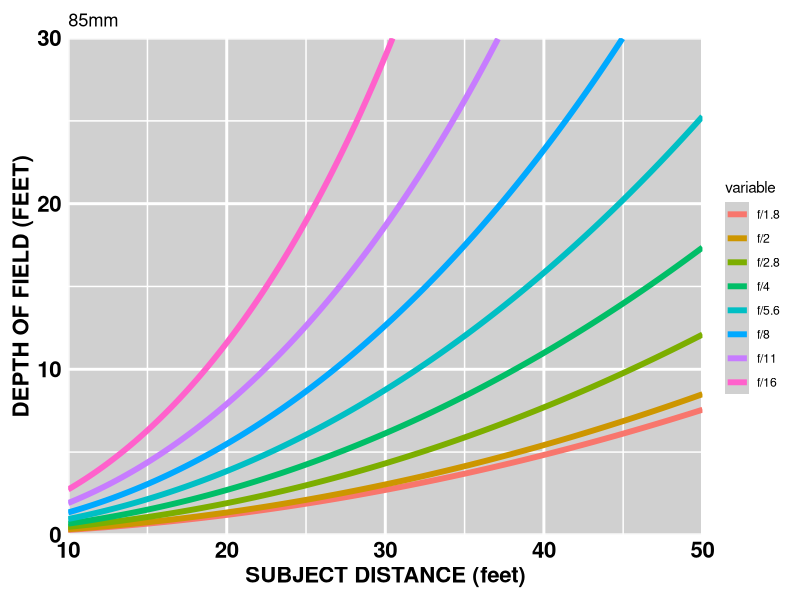
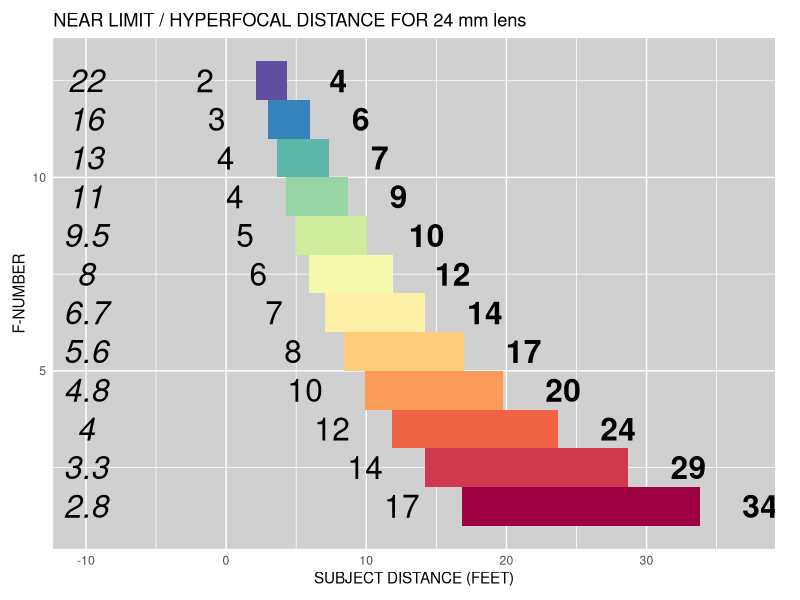

Reproduce these figures in R, in order.
require(ggplot2)
require(reshape2)
require(RColorBrewer)

# --------------------------------------------------------
# THIS SCRIPT GENERATES A DEPTH OF FIELD PLOT
# (X-AXIS = SUBJECT DISTANCE IN FEET, Y-AXIS = DEPTH OF FIELD IN FEET)
# FOR A SINGLE FOCAL LENGTH AT APERTURE VALUES OF YOUR CHOOSING

# --------------------------------------------------------
# CONFIGURE CHART HERE:
c <- 0.020 # circle of confusion (0.020 for Nikon APS-C cameras)

# Which f-stops do you want to plot?
# Hack alert: use '12' for the 1/3-stop f/13 (AV=7.333)
#             use '13' for the 1/2-stop f/13 (AV=7.5)

# My 85mm lens
f <- 85
myfstops <- c(1.8, 2, 2.8, 4, 5.6, 8, 11, 16) # for 85mm
s.min <- 10 # minimum subject distance in feet
s.max <- 50 # maximum subject distsance in feet
dof.min <- 0
dof.max <- 30

# My 24mm lens
#f <- 24
#myfstops <- c(2.8, 4, 5.6, 8, 11, 16, 22) # for 24mm
#s.min <- 0 # minimum subject distance in feet
#s.max <- 10 # maximum subject distsance in feet
#dof.min <- 0
#dof.max <- 20

# --------------------------------------------------------
# CALCULATE LIST OF TRUE F-NUMBERS
av <- c()
for ( i in seq(1,11) ) {
  av <- c(av, i, i+1/3, i+0.5, i+2/3)
}
av <- c(av,12)
fstop.true <- sapply(av, function(x) {return(2^(x/2))})

# These are the common/standard f-numbers:
fstop.label <- c(
  '1.4', '1.6', '1.7', '1.8',
  '2',   '2.2', '2.4', '2.5',
  '2.8', '3.2', '3.3', '3.5',
  '4',   '4.5', '4.8', '5',
  '5.6', '6.3', '6.7', '7.1',
  '8',   '9',   '9.5', '10',
  '11',  '12',  '13',  '14',
  '16',  '18',  '19',  '20',
  '22',  '25',  '27',  '29',
  '32',  '36',  '38',  '40',
  '45',  '51',  '54',  '57',
  '64'
)
aperture <- data.frame(cbind(fstop.true), row.names=fstop.label)

# --------------------------------------------------------
# params: f = focal length (mm)
#         c = circle of confusion (mm)
#         N = f/Number
# --------------------------------------------------------
hyperfocal.distance <- function(f, c, N) {
  # N = f/number
  return(f + f^2 / (N*c))
}

# --------------------------------------------------------
# --------------------------------------------------------
feet.to.mm <- function(ft) {
  return(ft / 0.00328084)
}

# --------------------------------------------------------
# --------------------------------------------------------
mm.to.feet <- function(mm) {
  return(mm * 0.00328084)
}

# --------------------------------------------------------
# params: f = focal length (mm)
#         c = circle of confusion (mm)
#         N = f/Number
#         s = subject distance (mm)
# --------------------------------------------------------
dof.nearlimit <- function(f, c, N, s) {
  h <- hyperfocal.distance(f, c, N)
  return( (h * s) / (h + s) )
}

# --------------------------------------------------------
# params: f = focal length (mm)
#         c = circle of confusion (mm)
#         N = f/Number
#         s = subject distance (mm)
# --------------------------------------------------------
dof.farlimit <- function(f, c, N, s) {
  h <- hyperfocal.distance(f, c, N)
  return( (h * s) / (h - s) )
}

# --------------------------------------------------------
# params: f = focal length (mm)
#         c = circle of confusion (mm)
#         N = f/Number
#         s = subject distance (mm)
# --------------------------------------------------------
dof <- function(f, c, N, s) {
  if ( s > hyperfocal.distance(f, c, N) ) {
    retval = NA
  }
  else {
    dfar <- dof.farlimit(f, c, N, s)
    dnear <- dof.nearlimit(f, c, N, s)
    retval <- dfar - dnear    
  }
  return(retval)
}

# --------------------------------------------------------
# Wrap the dof function using the globally assigned values
# for f, c, and N, as well as handling the mm/ft conversions
# --------------------------------------------------------
dof.wrapper <- function(x) {
  return(mm.to.feet(dof(f, c, N, feet.to.mm(x))))
}

# --------------------------------------------------------
# Wrap the hyperfocal distance using the globally assigned values
# for f and c, as well as handling the mm/ft conversions
# --------------------------------------------------------
hd.wrapper <- function(x) {
  return(mm.to.feet(hyperfocal.distance(f, c, x)))
}

# --------------------------------------------------------
# --------------------------------------------------------
nl.wrapper <- function(r) {
  return(
    mm.to.feet(dof.nearlimit(f, c, aperture[toString(r[1]),], feet.to.mm(r[2])))
  )
}

# --------------------------------------------------------
# Here's where all the work happens
# --------------------------------------------------------
linesize <- 2
textsize <- 8

# Build data frame for plotting
chart.x <- seq(s.min, s.max, length.out=1000)
df.plot <- data.frame(cbind(chart.x))
for ( myN in myfstops ) {
  N <- unlist(aperture[toString(myN),])
  d <- sapply(chart.x, function(x) {dof.wrapper(x)})
  column.names <- c(colnames(df.plot), paste('f/', myN, sep=''))
  df.plot <- data.frame(cbind(df.plot, d))
  colnames(df.plot) <- column.names
}

# Reshape the data for easier plotting
df.melt <- melt(df.plot, id.vars='chart.x')

ggplot(df.melt, aes(chart.x, value, color=variable)) +
  geom_line(size=linesize) +
  scale_x_continuous(name='SUBJECT DISTANCE (feet)', limits=c(s.min,s.max), breaks=seq(s.min,s.max,10), expand=c(0,0)) +
  scale_y_continuous(name='DEPTH OF FIELD (FEET)', limits=c(dof.min,dof.max), breaks=seq(dof.min,dof.max,10), expand=c(0,0)) +
  theme(
    axis.text=element_text(size=textsize*2, face='bold', color='black'),
    axis.title=element_text(size=textsize*2, face='bold'),
    panel.grid.major=element_line(colour='white', size=1),
    panel.grid.minor=element_line(colour='white', size=0.5),
    axis.ticks=element_blank(),
    panel.background=element_rect(fill='#D0D0D0', colour=NA),
    plot.margin = unit(c(0.125,0.125,0.125,0.125), "in")
  ) +
  scale_fill_brewer(palette="Spectral") +
  ggtitle(paste(f, 'mm', sep=''))


# Get the hyperfocal distances at each of my preferred f-stops

# 85mm
f <- 85
myfstops <- c(1.8, 2, 2.4, 2.8, 3.3, 4, 4.8, 5.6, 6.7, 8, 9.5, 11, 13, 16) # for 85mm

# 24mm
f <- 24
myfstops <- c(2.8, 3.3, 4, 4.8, 5.6, 6.7, 8, 9.5, 11, 13, 16, 22)

df.hd <- data.frame(cbind(myfstops))
colnames(df.hd) <- c('N')
hd <- sapply(myfstops, hd.wrapper)
df.hd <- data.frame(cbind(df.hd, hd))
nl <- apply(df.hd, 1, nl.wrapper)
df.hd <- data.frame(cbind(df.hd, nl))

df2.melt <- melt(df.hd, id.vars=c('hd', 'nl'))

# Add lo and hi columns (for plotting our rectangles)
df.hd <- data.frame(cbind(df.hd, seq(1,length(nl))))
df.hd <- data.frame(cbind(df.hd, seq(2,1+length(nl))))
colnames(df.hd) <- c('N', 'hd', 'nl', 'lo', 'hi')

getPalette <- colorRampPalette(brewer.pal(11, "Spectral"))

ggplot(df.hd, aes(fill=N)) +
  geom_rect(aes(xmin=nl, xmax=hd, ymin=lo, ymax=hi), fill=getPalette(length(nl))) +
  geom_text(aes(x=nl-3, y=lo+0.5, label=round(nl,0)), hjust=1, size=8) +
  geom_text(aes(x=hd+3, y=lo+0.5, label=round(hd,0)), hjust=0, size=8, fontface='bold') +
  geom_text(aes(x=-10, y=lo+0.5, label=N), hjust=0.5, size=8, fontface='italic') +
  ggtitle(paste('NEAR LIMIT / HYPERFOCAL DISTANCE FOR', f, 'mm', 'lens', sep=' ')) +
  guides(fill=FALSE) +
  scale_x_continuous(name='SUBJECT DISTANCE (FEET)') +
  scale_y_continuous(name='F-NUMBER') +
  theme(
    axis.ticks=element_blank(),
    panel.background=element_rect(fill='#D0D0D0', colour=NA),
    plot.margin = unit(c(0.125,0.250,0.125,0.125), "in")
  )

